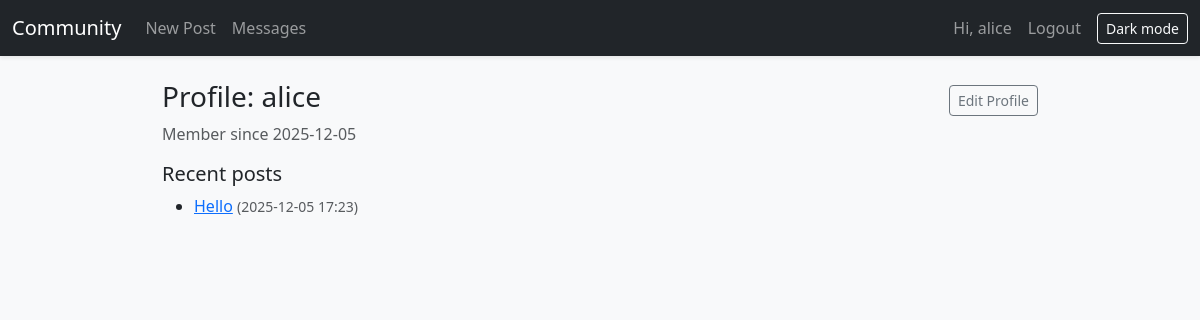
Page /user/alice (signed in) on the committed database.
### community_forum.py (models this page shows)
class User(db.Model):
	id = db.Column(db.Integer, primary_key=True)
	username = db.Column(db.String(80), unique=True, nullable=False, index=True)
	email = db.Column(db.String(120), unique=True, nullable=False, index=True)
	password_hash = db.Column(db.String(128), nullable=False)
	is_admin = db.Column(db.Boolean, default=False, nullable=False)
	bio = db.Column(db.Text)
	created_at = db.Column(db.DateTime, default=datetime.utcnow, nullable=False)
	posts = db.relationship('Post', back_populates='author', cascade='all, delete-orphan')
	comments = db.relationship('Comment', back_populates='author', cascade='all, delete-orphan')
	sent_messages = db.relationship('Message', foreign_keys='Message.sender_id', back_populates='sender', cascade='all, delete-orphan')
	received_messages = db.relationship('Message', foreign_keys='Message.recipient_id', back_populates='recipient', cascade='all, delete-orphan')

class Post(db.Model):
	id = db.Column(db.Integer, primary_key=True)
	author_id = db.Column(db.Integer, db.ForeignKey('user.id'), nullable=False)
	title = db.Column(db.String(255), nullable=False, index=True)
	body = db.Column(db.Text, nullable=False)
	created_at = db.Column(db.DateTime, default=datetime.utcnow, nullable=False, index=True)
	author = db.relationship('User', back_populates='posts')
	comments = db.relationship('Comment', back_populates='post', cascade='all, delete-orphan')

### community_forum.py (the view)
@app.route('/user/<username>')
def user_profile(username: str):
	u = User.query.filter(db.func.lower(User.username) == (username or '').lower()).first()
	if not u:
		flash('User not found.', 'error')
		return redirect(url_for('index'))
	posts = Post.query.filter_by(author_id=u.id).order_by(Post.created_at.desc()).limit(10).all()
	return render_template('user_profile.html', title=f'{u.username} — Profile', u=u, posts=posts)

### community_forum.py (called while the page is built)
def current_user():
	uid = session.get('uid')
	if not uid:
		return None
	return User.query.get(uid)

@app.context_processor
def inject_user_and_csrf():
	u = current_user()
	unread = 0
	if u:
		try:
			unread = Message.query.filter_by(recipient_id=u.id, read_at=None).count()
		except Exception:
			unread = 0
	return {
		'user': u,
		'csrf_token': _csrf_token(),
		'unread_count': unread,
	}

@app.after_request
def add_security_headers(resp):
	csp = (
		"default-src 'self'; "
		"style-src 'self' https://cdn.jsdelivr.net; "
		"script-src 'self' https://cdn.jsdelivr.net; "
		"object-src 'none'; base-uri 'self'; frame-ancestors 'none'"
	)
	resp.headers['Content-Security-Policy'] = csp
	resp.headers['X-Content-Type-Options'] = 'nosniff'
	resp.headers['X-Frame-Options'] = 'DENY'
	resp.headers['Referrer-Policy'] = 'no-referrer'
	return resp

def _csrf_token():
	tok = session.get('csrf_token')
	if not tok:
		import secrets
		tok = secrets.token_urlsafe(32)
		session['csrf_token'] = tok
	return tok

@app.before_request
def enforce_idle_timeout():
	uid = session.get('uid')
	if not uid:
		return
	try:
		last = int(session.get('last_activity') or 0)
	except Exception:
		last = 0
	now = int(time.time())
	idle_limit = app.config['SESSION_IDLE_TIMEOUT_MIN'] * 60
	if last and (now - last) > idle_limit:
		session.clear()
		flash('Session expired due to inactivity. Please log in again.', 'error')
		return redirect(url_for('login'))
	session['last_activity'] = now

### templates/user_profile.html (shortened to what this page needs)
{% extends 'base.html' %}
{% block content %}
<div class="d-flex justify-content-between align-items-center">
    <h3>Profile: {{ u.username }}</h3>
    <div class="d-flex gap-2">
        {% if user and user.id == u.id %}
        <a class="btn btn-sm btn-outline-secondary" href="{{ url_for('profile_edit') }}">Edit Profile</a>
        {% endif %}
    </div>
</div>
<p class="text-muted">Member since {{ u.created_at.strftime('%Y-%m-%d') }}</p>
<h5 class="mt-3">Recent posts</h5>
<ul>
    {% for p in posts %}
    <li><a href="{{ url_for('post_view', post_id=p.id) }}">{{ p.title }}</a> <small class="text-muted">({{
            p.created_at.strftime('%Y-%m-%d %H:%M') }})</small></li>
    {% endfor %}
</ul>
{% endblock %}

### templates/base.html (shortened to what this page needs)
<!doctype html>
<link rel="stylesheet" href="https://cdn.jsdelivr.net/npm/bootstrap@5.3.2/dist/css/bootstrap.min.css">
<link rel="stylesheet" href="{{ url_for('static', filename='app.css') }}">
<nav class="navbar navbar-dark bg-dark navbar-expand-lg">
    <div class="container-fluid">
        <a class="navbar-brand" href="/">Community</a>
        <div class="collapse navbar-collapse" id="nav">
            <ul class="navbar-nav me-auto">
                <li class="nav-item"><a class="nav-link" href="{{ url_for('post_create') }}">New Post</a></li>
                <li class="nav-item">
                    <a class="nav-link position-relative" href="{{ url_for('inbox') }}">
                        Messages
                    </a>
                </li>
            </ul>
            <ul class="navbar-nav ms-auto align-items-center">
                {% if user %}
                <li class="nav-item"><span class="navbar-text me-2">Hi, {{ user.username }}</span></li>
                <li class="nav-item"><a class="nav-link" href="{{ url_for('logout') }}">Logout</a></li>
                {% else %}
                <li class="nav-item"><a class="nav-link" href="{{ url_for('login') }}">Login</a></li>
                <li class="nav-item"><a class="nav-link" href="{{ url_for('register') }}">Register</a></li>
                {% endif %}
                <li class="nav-item ms-2">
                    <button id="themeToggle" class="btn btn-sm btn-outline-light" type="button">Dark mode</button>
                </li>
            </ul>
        </div>
    </div>
</nav>
<main class="container my-4">
    {% block content %}{% endblock %}
</main>

### static/app.css (style rules this page uses)
.navbar { box-shadow: 0 2px 4px rgba(0, 0, 0, 0.08); }
a { color: var(--primary); }
.container { max-width: 900px; }

### rows in the picture
User: username "alice", created_at "2025-12-05"
Post: title "Hello", created_at "2025-12-05 17:23"
